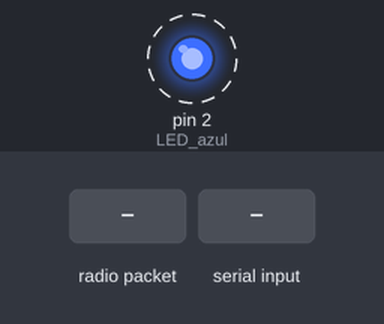
Bench run of a sketch on a simulated Arduino Uno, built with avr-gcc and run on an emulated ATmega328P. Parts: output pins drawn as LEDs (lit = HIGH). Dashed ring = blinking. The inputs (shaded band) are chosen by the test bench. No radio packets arrive unless stated; pins used as bus, display or sensor lines are not drawn; what the sketch prints to the serial monitor is not drawn.

Above: at 2.6 s.
At 3.8 s:
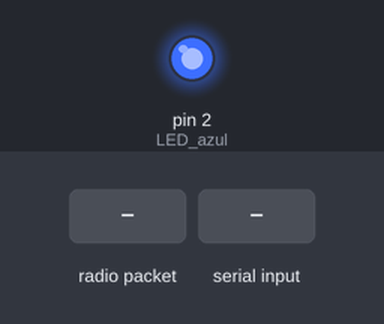
3.9 s: radio packet "D4" arrives
5.4 s: "D4\n" received over Serial
6.9 s: "1\n" received over Serial
8.4 s: "90,45\n" received over Serial
Timing chart, 0 to 10.9 s (numbered marks = the images above; inputs shaded):
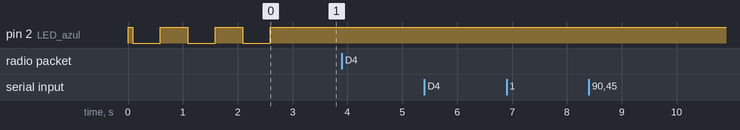

Measured:
- after the input at 3.9 s, every drawn part: stays the same
- after the input at 5.4 s, every drawn part: stays the same
- after the input at 6.9 s, every drawn part: stays the same
- after the input at 8.4 s, every drawn part: stays the same
- by itself, pin 2 (LED_azul): alternates HIGH for 0.50 s and LOW for 0.50 s, 6 changes in all, then stays HIGH

The sketch:

Esp8266_Lora.ino
```cpp
//1. Librerias.
  //- 1.1 Librerias
    //****************************
    #include <SPI.h>
    #include <LoRa.h>

//2. Definicion de Pinout.
  //****************************
  // Las Etiquetas para los pinout son los que comienzan con GPIO
  // Es decir, si queremos activar la salida 1, tenemos que buscar la referencia GPIO 1, Pero solomante Escribir 1 sin "GPIO"
  // NO tomar como referencia las etiquetas D1.
  //- 2.1 Definicion de etiquetas para las Entradas.
    #define PB_ENTER 0

  //- 2.2 Definicion de etiquetas para las Salidas.
   #define LED_azul 2               // Led Por defecto embebido con la Placa GPIO 2 "D4"

  //- 2.3 RFM95 Modulo de comunicaion.
   #define RFM95_RST 16
   #define RFM95_CS 15
   #define RFM95_INIT 5

  //- 2.4. Constantes
   //****************************
   #define RFM95_FREQ 915E6

//3. Variables Globales.
  //-3.1 Variables para las Interrupciones
    String inputString;                     // Buffer recepcion Serial.
    volatile  byte  Hola_1=0;
    volatile  bool stringComplete= false;   // Flag: mensaje Serial Recibido completo.
  //-3.2 Variables Globales para Las Funciones.
    bool inicio=true;             // Habilitar mensaje de inicio por unica vez
    String funtion_Mode;          // Tipo de funcion para ejecutar.
    String funtion_Number;        // Numero de funcion a EJECUTAR.
    String funtion_Parmeter1;     // Parametro 1 de la Funcion;
    String funtion_Parmeter2;     // Parametro 2 de la Funcion;
    bool codified_funtion=false;  // Notifica que la funcion ha sido codificada

  //-3.3 RFM95 Variables
    int16_t packetnum = 0;  // packet counter, we increment per xmission
    unsigned int placa; // placa en el perimetro.
    unsigned int zona;  // Zona del perimetro.
    char radiopacket[32] = "012345 23456789 1   ";

    int packetSize = 0;
    String outgoing;              // outgoing message
    byte msgCount = 0;            // count of outgoing messages
    byte localAddress = 0xFF;     // address of this device
    byte destination = 0x01;      // destination to send to
    long lastSendTime = 0;        // last send time
    int interval = 2000;          // interval between sends.

//4. Instancias de Clases de Librerias Incluidas.
  //-4.1
//5. Funciones ISR.
  //-5.1 ISR Serial
    void serialEvent (){
      while (Serial.available()) {
       // get the new byte:
       char inChar = (char)Serial.read();
       // add it to the inputString:
       inputString += inChar;
       // if the incoming character is a newline, set a flag so the main loop can
       // do something about it:
       if (inChar == '\n') {
         stringComplete = true;
         codified_funtion=false;
       }
      }

    }
void setup() {
  //1. Configuracion de Puertos
    //-1.1 Configuracion de Salidas:
      pinMode(RFM95_INIT,OUTPUT);
      pinMode(RFM95_RST, OUTPUT);
      pinMode(LED_azul, OUTPUT);
    //-1.2 Configuracion de Entradas

  //2. Condiciones Iniciales.
    //-2.1 Estado de Salidas.
      digitalWrite(LED_azul, HIGH);
      digitalWrite(RFM95_RST, HIGH);
    //-2.2 Valores y Espacios de Variables
      inputString.reserve(200);         // reserve 200 bytes for the inputString:

  //3. Configuracion de Perifericos:
    //-3.1 Initialize serial communication at 9600 bits per second:
      Serial.begin(9600);
      delay(10);
    //-3.2 Interrupciones Habilitadas.
      //interrupts ();

  //4. Sitema Minimo Configurado.
    Serial.println("Sistema Minimo Configurado");
  //5. Configuracion de DEVICE externos
    //-5.1 RFM95 Configuracion.
      LoRa.setPins(RFM95_CS, RFM95_RST, RFM95_INIT);
    //-5.2 RFM95 Iniciar.
      //****************************
      if (!LoRa.begin(RFM95_FREQ)) {
        Serial.println("Starting LoRa failed!");
        while (1);
      }
      Serial.println("LoRa radio init OK! FREQ= 915 Mhz");
}
void loop() {
  //1. Mensaje de Bienvenida Para Comprobar el Sistema minimo de Funcionamiento.
    while (inicio){
      welcome();
      led_Monitor(2);
    }
  //2. Decodificar Funcion
    if(stringComplete){
      decodificar_solicitud();
    }
  //3. Ejecutar Funcion
    if(codified_funtion){
      ejecutar_solicitud();
      // 3.1 Desactivar Banderas.
      codified_funtion=false;
    }
  //4. RFM95 Funciones.
    //-4.1 RFM95 RUN.
      RFM95_recibir(LoRa.parsePacket());
}
//1. Funciones de Logic interna del Micro.
  void welcome(){
    // Deshabilitamos Banderas
      inicio=false;
      Serial.println("Comenzamos el Programa");
      Serial.println("Esperamos recibir un Dato");
      Serial.println("ESP8266 MASTER CONFIGURADO");
  }
  void led_Monitor(int repeticiones){
    // Deshabilitamos Banderas
    int repetir=repeticiones;
    for (int encender=0; encender<=repetir; ++encender){
      digitalWrite(LED_azul, LOW);   // Led ON.
      delay(500);                    // pausa 1 seg.
      digitalWrite(LED_azul, HIGH);    // Led OFF.
      delay(500);                    // pausa 1 seg.
    }
  }
  void decodificar_solicitud(){
    //Deshabilitamos Banderas
    stringComplete=false;
    codified_funtion=true;
    Serial.println(inputString);         // Pureba de Comunicacion Serial.
    funtion_Mode=inputString.substring(0,1);
    funtion_Number=inputString.substring(1,2);
    funtion_Parmeter1=inputString.substring(2,3);
    funtion_Parmeter2=inputString.substring(3,4);
    inputString="";
    Serial.println("funcion: " + funtion_Mode);
    Serial.println("Numero: " + funtion_Number);
    Serial.println("Parametro1: " + funtion_Parmeter1);
    Serial.println("Parametro2: " + funtion_Parmeter2+ "\n");
    //Serial.println("Numero de funcion: ")
  }

//2. Funciones Seleccionadas para Ejecutar.
  void f1_Destellos (int repeticiones, int tiempo){
    int veces=repeticiones;
    int retardo=tiempo*100;
    Serial.println("Ejecutando F1.. \n");
    for(int repetir=0; repetir<veces; ++repetir){
      delay(retardo);                  // pausa 1 seg.
      digitalWrite(LED_azul, LOW);     // Led ON.
      delay(retardo);                  // pausa 1 seg.
      digitalWrite(LED_azul, HIGH);    // Led OFF.
    }
  }
  void f2_serial_Enviar(int par1){
    Serial.println("a");
  }
  void f3_XXXXX_reserva(int par1){
    int uno=0;
  }
//3. Gestiona las funciones a Ejecutar.
  void ejecutar_solicitud(){
    // Deshabilitamos Banderas
    int x1=funtion_Parmeter1.toInt();
    int x2=funtion_Parmeter2.toInt();
    if (funtion_Number=="1"){
      Serial.println("funion Nº1");
      f1_Destellos(x1,x2);
    }
    if (funtion_Number=="2"){
      Serial.println("funion Nº2");
      f2_serial_Enviar(x2);
    }
    if (funtion_Number=="3"){
      Serial.println("funion Nº3");
      //f3_rf95();
    }
    if (funtion_Number=="4"){
      Serial.println("funion Nº4");
      RFM95_enviar("jhonny");
    }
    if (funtion_Number=="5"){
      Serial.println("funion Nº5");
      RFM95_enviar("A1"+funtion_Parmeter1+funtion_Parmeter2);
    }
    else{
      Serial.println("Ninguna Funcion");
    }

  }
//4. Funciones de Dispositivos Externos.
  //-4.1 RFM95_ENVIAR.
    void RFM95_enviar(String outgoing){
      LoRa.beginPacket();                   // start packet
      LoRa.write(destination);              // add destination address
      LoRa.write(localAddress);             // add sender address
      LoRa.write(msgCount);                 // add message ID
      LoRa.write(outgoing.length());        // add payload length
      LoRa.print(outgoing);                 // add payload
      LoRa.endPacket();                     // finish packet and send it
      msgCount++;                           // increment message ID
    }
  //-4.2 RFM95_RECIBIR.
    void RFM95_recibir(int packetSize){
      if (packetSize == 0) return;          // if there's no packet, return
      // read packet header bytes:
      int recipient = LoRa.read();          // recipient address
      byte sender = LoRa.read();            // sender address
      byte incomingMsgId = LoRa.read();     // incoming msg ID
      byte incomingLength = LoRa.read();    // incoming msg length
      String incoming = "";
      while (LoRa.available()){
        incoming += (char)LoRa.read();
      }
      if (incomingLength != incoming.length()) {   // check length for error
        Serial.println("error: message length does not match length");
        return;                             // skip rest of function
      }
      // if the recipient isn't this device or broadcast,
      if (recipient != localAddress && recipient != 0xFF) {
        Serial.println("This message is not for me.");
        return;                             // skip rest of function
      }
      // if message is for this device, or broadcast, print details:
      Serial.println("Received from: 0x" + String(sender, HEX));
      Serial.println("Sent to: 0x" + String(recipient, HEX));
      Serial.println("Message ID: " + String(incomingMsgId));
      Serial.println("Message length: " + String(incomingLength));
      Serial.println("Message: " + incoming);
      Serial.println("RSSI: " + String(LoRa.packetRssi()));
      Serial.println("Snr: " + String(LoRa.packetSnr()));
      Serial.println();
    }
```
